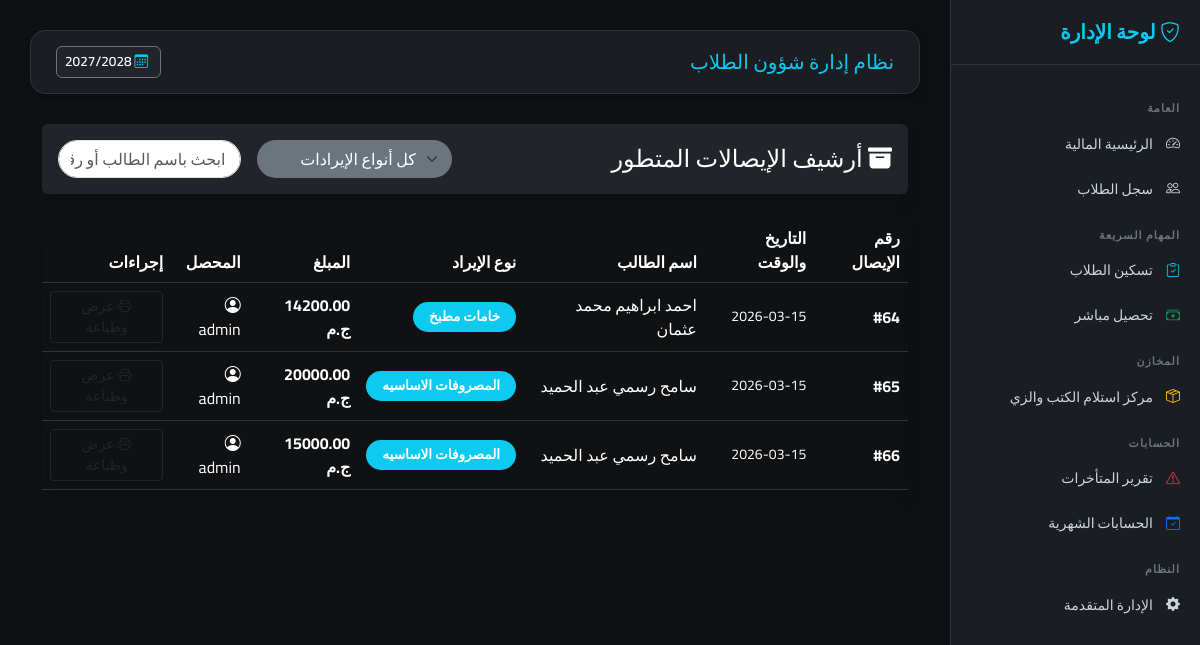
Before: /finance/payments-archive/ with the older database file.
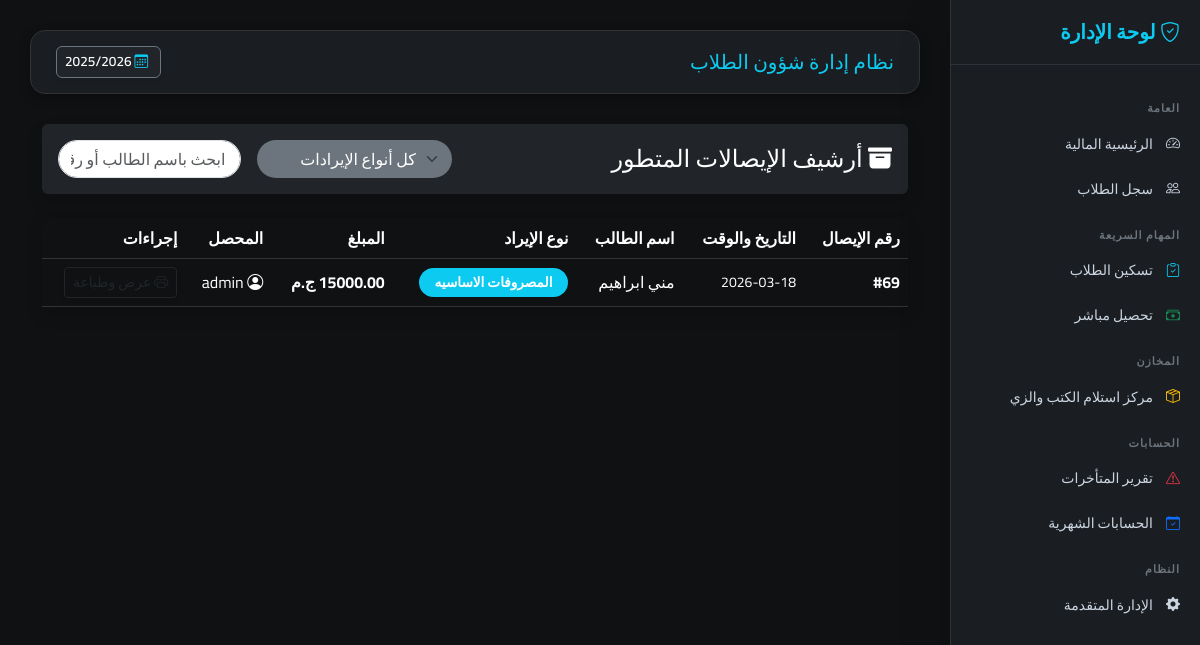
After: the same page with the newer database file.
### finance/models.py (models this page shows, shortened)
class AcademicYear(models.Model):
    name = models.CharField(max_length=20)  # مثال: 2025/2026
    is_active = models.BooleanField(default=False)

class Payment(models.Model):
    installment = models.ForeignKey(
        'StudentInstallment',
        on_delete=models.CASCADE,
        related_name="payments",
        null=True,
        blank=True,
        help_text="اتركه فارغاً للإيرادات الحرة"
    )
    student = models.ForeignKey(
        "students.Student",
        on_delete=models.CASCADE,
        related_name="all_payments",
        null=True,
        blank=True
    )
    revenue_category = models.ForeignKey(
        'RevenueCategory',
        on_delete=models.PROTECT,
        null=True,
        blank=False,
        verbose_name="فئة الإيراد"
    )
    academic_year = models.ForeignKey(
        'AcademicYear',
        on_delete=models.CASCADE,
        null=True,
        blank=True,
        verbose_name="السنة الدراسية"
    )
    amount_paid = models.DecimalField(
        max_digits=10,
        decimal_places=2,
        verbose_name="المبلغ المدفوع"
    )
    payment_date = models.DateField(
        default=timezone.now,
        verbose_name="تاريخ الدفع"
    )
    collected_by = models.ForeignKey(
        User,
        on_delete=models.SET_NULL,
        null=True,
        blank=True,
        related_name="collected_payments",
        verbose_name="المحصل (الموظف)"
    )
    is_closed = models.BooleanField(
        default=False,
        verbose_name="تم تقفيل الخزينة"
    )
    closure = models.ForeignKey(
        'DailyClosure',
        on_delete=models.SET_NULL,
        null=True,
        blank=True,
        related_name="payments",
        verbose_name="رقم الجرد/الإغلاق"
    )
    notes = models.TextField(null=True, blank=True, verbose_name="ملاحظات إضافية")
    class Meta:
        verbose_name = "عملية دفع"
        verbose_name_plural = "عمليات الدفع"
        ordering = ['-payment_date', '-id']

class RevenueCategory(models.Model):
    name = models.CharField(max_length=100, verbose_name="اسم الفئة")
    parent = models.ForeignKey(
        'self',
        on_delete=models.CASCADE,
        null=True,
        blank=True,
        related_name='subcategories', # ممتاز: يعبر عن الفئات التابعة
        verbose_name="الفئة الرئيسية"
    )
    class Meta:
        verbose_name = "فئة إيراد"
        verbose_name_plural = "فئات الإيرادات"

### students/models.py (models this page shows, shortened)
class Student(models.Model):
    RELIGION_CHOICES = [("Muslim", "مسلم"), ("Christian", "مسيحي")]
    STATUS_CHOICES = [("New", "مستجد"), ("Transferred", "منقول"), ("Home", "عمال"), ("Promoted", "ناجح ومنقول")]
    GENDER_CHOICES = [('Male', 'ذكر'), ('Female', 'أنثى')]
    SPECIALIZATION_CHOICES = [
        ("General", "شعبة عامة"), ("Restaurant", "مطعم"), ("Kitchen", "مطبخ"),
        ("Guidance", "ارشاد"), ("Internal", "اشراف داخلي"), ("Computer", "حاسب الي"),
    ]
    image = models.ImageField("صورة الطالب", upload_to="students/", null=True, blank=True)
    registration_number = models.CharField("رقم القيد", max_length=50, blank=True, null=True)
    first_name = models.CharField("الاسم الأول", max_length=100)
    last_name = models.CharField("اسم العائلة", max_length=100)
    national_id_validator = RegexValidator(
        regex=r'^\d{14}$',
        message="الرقم القومي يجب أن يتكون من 14 رقماً فقط."
    )
    national_id = models.CharField(
        "الرقم القومي",
        max_length=14,
        validators=[national_id_validator],
        unique=True,
        null=True, blank=True
    )
    student_code = models.CharField("كود الطالب", max_length=20, unique=True, editable=False, blank=True, null=True)
    date_of_birth = models.DateField("تاريخ الميلاد", null=True, blank=True)
    birth_place = models.CharField("محل الميلاد", max_length=150, blank=True, null=True)
    gender = models.CharField(
        "النوع",
        max_length=10,
        choices=GENDER_CHOICES,
        null=True,
        blank=True
    )
    religion = models.CharField("الديانة", max_length=20, choices=RELIGION_CHOICES, null=True, blank=True)
    nationality = models.CharField("الجنسية", max_length=100, default="مصري", null=True, blank=True)
    address = models.TextField("العنوان", blank=True, null=True)
    mother_name = models.CharField("اسم الأم", max_length=150, null=True, blank=True)
    phone = models.CharField("رقم التليفون", max_length=20, null=True, blank=True)
    enrollment_status = models.CharField("حالة القيد", max_length=20, choices=STATUS_CHOICES, null=True, blank=True)
    integration_status = models.BooleanField("موقف الدمج", default=False, null=True, blank=True)
    specialization = models.CharField("التخصص", max_length=30, choices=SPECIALIZATION_CHOICES, blank=True, null=True)
    previous_debt = models.DecimalField("مديونية سابقة مرحلة", max_digits=10, decimal_places=2, default=0)
    last_promotion_date = models.DateField(null=True, blank=True)
    grade = models.ForeignKey("students.Grade", on_delete=models.PROTECT, null=True, verbose_name="الصف الدراسي")
    classroom = models.ForeignKey("students.Classroom", on_delete=models.SET_NULL, null=True, blank=True, verbose_name="الفصل")
    academic_year = models.ForeignKey("finance.AcademicYear", on_delete=models.CASCADE, verbose_name="السنة الدراسية", related_name="students")
    is_active = models.BooleanField("نشط", default=True)
    created_at = models.DateTimeField(auto_now_add=True)
    class Meta:
        ordering = ["-created_at"]
        verbose_name = "طالب"
        verbose_name_plural = "الطلاب"
    def get_full_name(self):
        first = self.first_name if self.first_name else ""
        last = self.last_name if self.last_name else ""
        full = f"{first} {last}".strip()
        return full if full else f"طالب رقم {self.student_code}"

### finance/views.py (the view)
# urls.py: path('payments-archive/', views.payments_archive, name='payments_archive'),
def payments_archive(request):
    category_name = request.GET.get('cat')
    payments = Payment.objects.all().order_by('-payment_date')
    categories = RevenueCategory.objects.all()
    if category_name:
        payments = payments.filter(revenue_category__name__icontains=category_name)
    total_archived = payments.aggregate(Sum('amount_paid'))['amount_paid__sum'] or 0
    today_count = payments.filter(payment_date=timezone.now().date()).count()
    return render(request, 'finance/payments_archive.html', {
        'payments': payments,
        'categories': categories,
        'total_archived': total_archived,
        'today_count': today_count,
        'selected_category': category_name
    })

### config/context_processors.py (called while the page is built)
def active_academic_year(request): # تأكد أن هذا هو نفس الاسم
    active_year = AcademicYear.objects.filter(is_active=True).first()
    return {'active_year': active_year}

### finance/templates/finance/payments_archive.html (shortened to what this page needs)
{% extends 'base.html' %}
{% block content %}
<div class="container-fluid mt-4" dir="rtl text-right">
    <div class="row mb-4 text-right">
        <div class="col-md-12">
            <div class="card shadow border-0 bg-dark text-white">
                <div class="card-body d-flex justify-content-between align-items-center flex-wrap">
                    <h4 class="m-0 font-weight-bold"><i class="bi bi-archive-fill ml-2"></i> أرشيف الإيصالات المتطور</h4>
                    <div class="d-flex gap-2 mt-2 mt-md-0">
                        <select id="categoryFilter" class="form-select bg-secondary text-white border-0 mx-2" onchange="filterPayments()">
                            <option value="all">كل أنواع الإيرادات</option>
                        </select>
                        <input type="text" id="searchInput" class="form-control" placeholder="ابحث باسم الطالب أو رقم الإيصال..." onkeyup="filterPayments()">
                    </div>
                </div>
            </div>
        </div>
    </div>
    <div class="card shadow border-0 text-right">
        <div class="card-body p-0">
            <div class="table-responsive">
                <table class="table table-hover align-middle mb-0" id="paymentsTable">
                    <thead class="bg-light text-dark">
                        <tr>
                            <th>رقم الإيصال</th>
                            <th>التاريخ والوقت</th>
                            <th>اسم الطالب</th>
                            <th>نوع الإيراد</th>
                            <th>المبلغ</th>
                            <th>المحصل</th>
                            <th>إجراءات</th>
                        </tr>
                    </thead>
                    <tbody>
                        {% for p in payments %}
                        <tr class="payment-row" data-category="{{ p.revenue_category.name }}">
                            <td class="fw-bold text-primary">#{{ p.id }}</td>
                            <td class="small text-muted">{{ p.payment_date|date:"Y-m-d" }} <br> {{ p.payment_date|time:"H:i" }}</td>
                            <td class="font-weight-bold text-dark">{{ p.student.get_full_name }}</td>
                            <td>
                                <span class="badge rounded-pill
                                    {% if 'باص' in p.revenue_category.name %}bg-warning text-dark
                                    {% elif 'تعليم' in p.revenue_category.name %}bg-primary
                                    {% elif 'زي' in p.revenue_category.name %}bg-success
                                    {% elif 'اضافيه' in p.revenue_category.name %}bg-danger
                                    {% else %}bg-info{% endif %} p-2 px-3">
                                    {{ p.revenue_category.name }}
                                </span>
                            </td>
                            <td class="fw-bold text-dark">{{ p.amount_paid }} ج.م</td>
                            <td><i class="bi bi-person-circle ml-1"></i> {{ p.collected_by.username }}</td>
                            <td>
                                <button class="btn btn-outline-dark btn-sm shadow-sm" onclick="viewReceipt({{ p.id }})">
                                    <i class="bi bi-printer ml-1"></i> عرض وطباعة
                                </button>
                            </td>
                        </tr>
                        {% endfor %}
                    </tbody>
                </table>
            </div>
        </div>
    </div>
</div>
{% endblock %}

### finance/templates/base.html (shortened to what this page needs)
{% load static %}
<!DOCTYPE html>
<html lang="ar" dir="rtl">
<head>
    <link href="https://cdn.jsdelivr.net/npm/bootstrap@5.3.2/dist/css/bootstrap.min.css" rel="stylesheet">
    <link href="https://cdn.jsdelivr.net/npm/bootstrap-icons/font/bootstrap-icons.css" rel="stylesheet">
    <link href="https://cdn.jsdelivr.net/npm/select2@4.1.0-rc.0/dist/css/select2.min.css" rel="stylesheet" />
    <link rel="stylesheet" href="https://cdn.jsdelivr.net/npm/select2-bootstrap-5-theme@1.3.0/dist/select2-bootstrap-5-theme.min.css" />
</head>
<body>
<div class="sidebar shadow-lg">
    {% if student and student.id %}
        <h5><i class="bi bi-person-badge"></i> ملف الطالب</h5>
        <div class="text-center mb-4 px-3">
            <span class="d-block fw-bold text-white fs-5">{{ student.get_full_name }}</span>
            <small class="badge bg-info text-dark mt-2 px-3">{{ student.academic_year.name }}</small>
        </div>
        <div class="section-title">العمليات المالية</div>
        <a href="{% url 'assign_plan_with_id' student.id %}">
            <i class="bi bi-calendar-check text-info"></i> تسكين برنامج مالي
        </a>
        <a href="{% url 'quick_collection' %}?student_id={{ student.id }}">
            <i class="bi bi-cash-stack text-success"></i> تحصيل المصاريف
        </a>
        <a href="{% url 'student_inventory_view' student.id %}"
           class="{% if request.resolver_match.url_name == 'student_inventory_view' %}active-link{% endif %}">
            <i class="bi bi-box-seam text-warning"></i> تسليم الكتب والزي
        </a>
        <div class="section-title">تقارير وشهادات</div>
        <a href="javascript:void(0);" onclick="printEnrollmentCertificate()" class="admin-action-btn mt-2" style="color: #ffc107; border-color: rgba(255,193,7,0.3);">
            <i class="bi bi-printer"></i> طباعة شهادة قيد
        </a>
        <a href="{% url 'student_list' %}" class="text-info text-center d-block mt-4 border-top border-secondary pt-3 mx-3">
            <i class="bi bi-arrow-right-circle"></i> العودة للسجل العام
        </a>
    {% else %}
        <h5><i class="bi bi-shield-check"></i> لوحة الإدارة</h5>
        <div class="section-title">العامة</div>
        <a href="{% url 'finance_dashboard' %}"><i class="bi bi-speedometer2"></i> الرئيسية المالية</a>
        <a href="{% url 'student_list' %}"><i class="bi bi-people"></i> سجل الطلاب</a>
        <div class="section-title">المهام السريعة</div>
        <a href="{% url 'assign_plan' %}"><i class="bi bi-clipboard-check text-info"></i> تسكين الطلاب</a>
        <a href="{% url 'quick_collection' %}"><i class="bi bi-cash-stack text-success"></i> تحصيل مباشر</a>
        <div class="section-title">المخازن</div>
        <a href="{% url 'student_list' %}"><i class="bi bi-box-seam text-warning"></i> مركز استلام الكتب والزي</a>
        <div class="section-title">الحسابات</div>
        <a href="{% url 'overdue_report' %}"><i class="bi bi-exclamation-triangle text-danger"></i> تقرير المتأخرات</a>
        <a href="{% url 'close_month' %}"><i class="bi bi-calendar-check text-primary"></i> الحسابات الشهرية</a>
        <div class="section-title">النظام</div>
        <a href="/admin/" target="_blank"><i class="bi bi-gear-fill"></i> الإدارة المتقدمة</a>
    {% endif %}
    </div>
<div class="main-content">
    <div class="top-navbar d-flex justify-content-between align-items-center">
        <h5 class="mb-0 text-info">{% block page_title %}نظام إدارة شؤون الطلاب{% endblock %}</h5>
        <div class="d-flex align-items-center">
            <span class="badge bg-dark border border-secondary p-2 shadow-sm">
                <i class="bi bi-calendar3 me-1 text-info"></i>
                {{ active_year.name|default:"لم يتم تحديد سنة" }}
            </span>
        </div>
    </div>
    {% block content %}{% endblock %}
</div>
</body>
</html>

Changed rows visible on the page:
no longer on this page (row edited): AcademicYear: name "2027/2028"
removed Payment: id "64", payment_date "2026-03-15", student.get_full_name "احمد ابراهيم محمد عثمان", revenue_category.name "خامات مطبخ", amount_paid "14200.00", collected_by.username "admin"
removed Payment: id "65", payment_date "2026-03-15", student.get_full_name "سامح رسمي عبد الحميد", revenue_category.name "المصروفات الاساسيه", amount_paid "20000.00", collected_by.username "admin"
removed Payment: id "66", payment_date "2026-03-15", student.get_full_name "سامح رسمي عبد الحميد", revenue_category.name "المصروفات الاساسيه", amount_paid "15000.00", collected_by.username "admin"
now on this page (row edited): AcademicYear: name "2025/2026"
added Payment: id "69", payment_date "2026-03-18", student.get_full_name "مني ابراهيم", revenue_category.name "المصروفات الاساسيه", amount_paid "15000.00", collected_by.username "admin"
